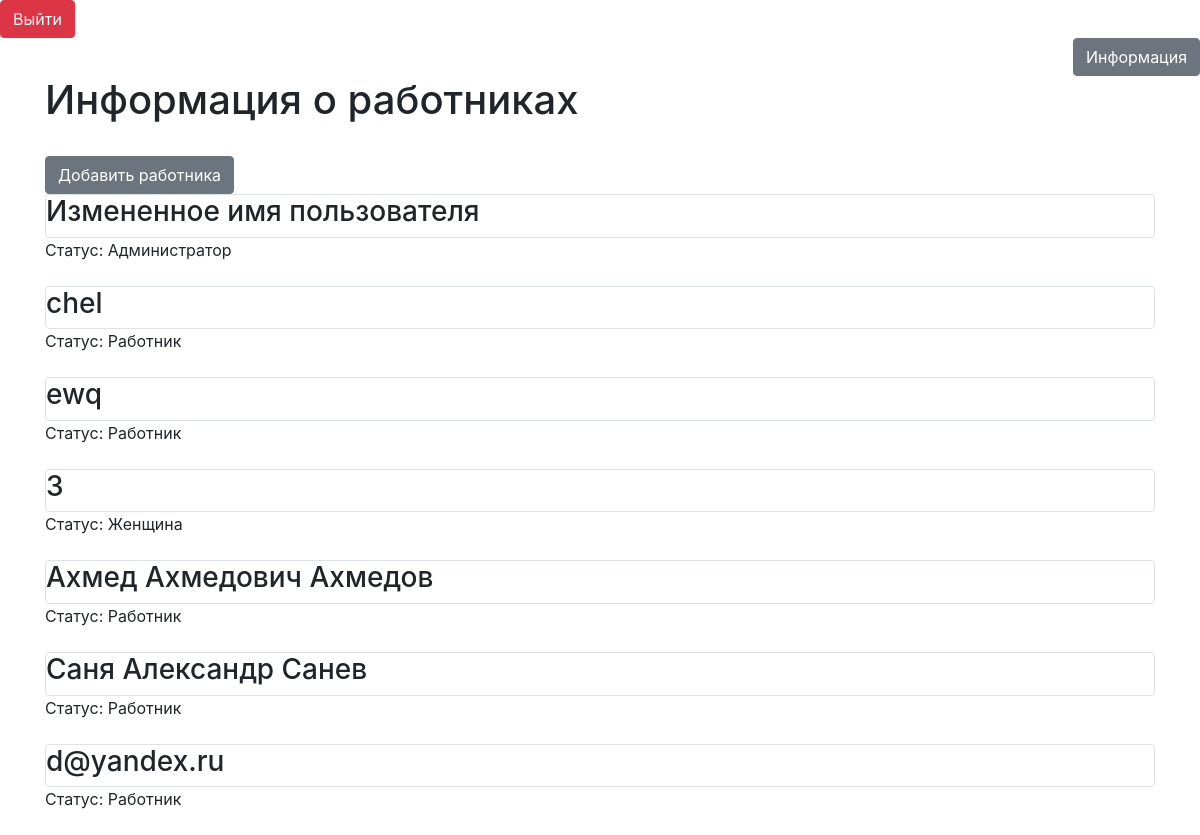
Screenshot of /info (signed in) with the database file from the repository.
### data/users.py (models this page shows, shortened)
class User(SqlAlchemyBase, UserMixin, SerializerMixin):
    __tablename__ = 'users'
    id = sqlalchemy.Column(sqlalchemy.Integer,
                           primary_key=True, autoincrement=True)
    name = sqlalchemy.Column(sqlalchemy.String, nullable=True)
    about = sqlalchemy.Column(sqlalchemy.String, nullable=True)
    email = sqlalchemy.Column(sqlalchemy.String,
                              index=True, unique=True, nullable=True)
    hashed_password = sqlalchemy.Column(sqlalchemy.String, nullable=True)
    created_date = sqlalchemy.Column(sqlalchemy.DateTime,
                                     default=datetime.datetime.now)
    status = sqlalchemy.Column(sqlalchemy.String, nullable=True, default='Работник')

### main.py (the view)
@app.route('/info')
def info():
    db_sess = db_session.create_session()
    info = db_sess.query(User)
    return render_template("info.html", info=info)

### data/db_session.py (called while the page is built)
def create_session() -> Session:
    global __factory
    return __factory()

### main.py (called while the page is built)
@login_manager.user_loader
def load_user(user_id):
    db_sess = db_session.create_session()
    return db_sess.query(User).get(user_id)

### templates/info.html
{% extends "base.html" %}
{% block content %}
<h1>Информация о работниках</h1>
<br>
{% if current_user.is_authenticated %}
    <a href="workers" class="btn btn-secondary">Добавить работника</a>
{% endif %}
{% for item in info%}
<div class="col-md6 border rounded">
    <h3>{{item.name}}</h3>
</div>
<div>
    Статус: {{item.status}}
</div>
    <br>
{% endfor %}
{% endblock %}

### templates/base.html (style rules this page uses)
body { background: url(static/img/bg.png) no-repeat ; background-size: 100% 100%; }

### rows the page displays
User: name "Измененное имя пользователя", status "Администратор"
User: name "chel", status "Работник"
User: name "ewq", status "Работник"
User: name "3", status "Женщина"
User: name "Ахмед Ахмедович Ахмедов", status "Работник"
User: name "Саня Александр Санев", status "Работник"
User: name "d@yandex.ru", status "Работник"
